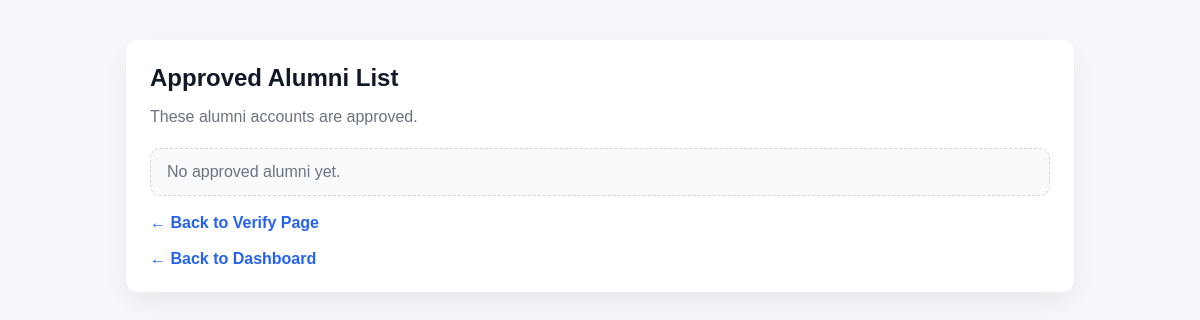
The page /teacher/approved-alumni/ on the database as committed earlier.
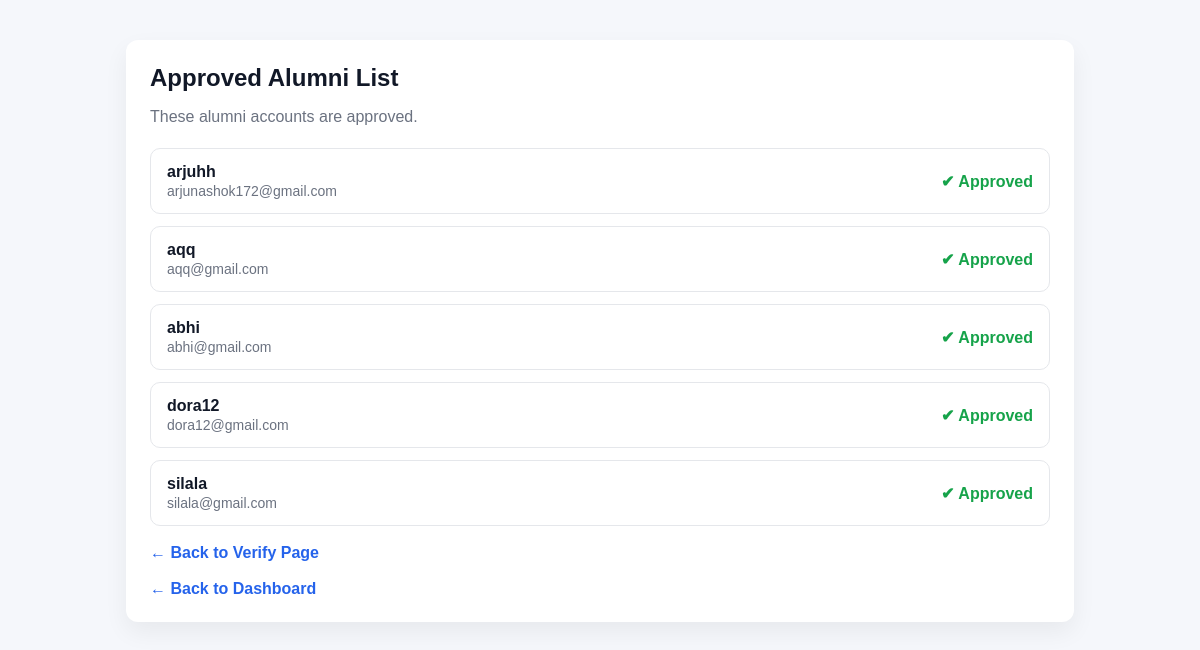
The same page on the database as committed later.
### admin_module/models.py (models this page shows, shortened)
class SystemMetadata(models.Model):
    STATUS_CHOICES = [
        ('PENDING', 'Pending'),
        ('APPROVED', 'Approved'),
        ('REJECTED', 'Rejected'),
    ]
    user = models.OneToOneField(User, on_delete=models.CASCADE)
    created_at = models.DateTimeField(default=timezone.now)
    updated_at = models.DateTimeField(auto_now=True)
    status = models.CharField(
        max_length=10,
        choices=STATUS_CHOICES,
        default='PENDING'
    )
    profile_completion = models.IntegerField(default=0)

### teacher_module/views.py (the view)
# urls.py: path('approved-alumni/', views.approved_alumni, name='approved_alumni'),
def approved_alumni(request):
    approved = SystemMetadata.objects.filter(status="APPROVED")
    return render(request, "teacher/approved_alumni.html", {"approved": approved})

### templates/teacher/approved_alumni.html (shortened to what this page needs)
<!DOCTYPE html>
<html lang="en">
<head>
</head>
<body>
    <div class="container">
        <h2>Approved Alumni List</h2>
        <div class="sub">These alumni accounts are approved.</div>
        <div class="list">
            {% for m in approved %}
                <div class="row">
                    <div class="info">
                        <div class="name">{{ m.user.username }}</div>
                        <div class="email">{{ m.user.email }}</div>
                    </div>
                    <div class="status">✔ Approved</div>
                </div>
            {% empty %}
                <div class="empty">No approved alumni yet.</div>
            {% endfor %}
        </div>
        <a class="back" href="{% url 'verify_alumni' %}">← Back to Verify Page</a>
        <br>
        <a class="back" href="{% url 'teacher_dashboard' %}">← Back to Dashboard</a>
    </div>
</body>
</html>

Rows that differ between the two databases and show on the page:
now on this page (row edited): SystemMetadata: user.username "arjuhh", user.email "arjunashok172@gmail.com"
now on this page (row edited): SystemMetadata: user.username "aqq", user.email "aqq@gmail.com"
now on this page (row edited): SystemMetadata: user.username "abhi", user.email "abhi@gmail.com"
added SystemMetadata: user.username "dora12", user.email "dora12@gmail.com"
added SystemMetadata: user.username "silala", user.email "silala@gmail.com"
Other text that changed with them:
text no longer shown: "No approved alumni yet."
